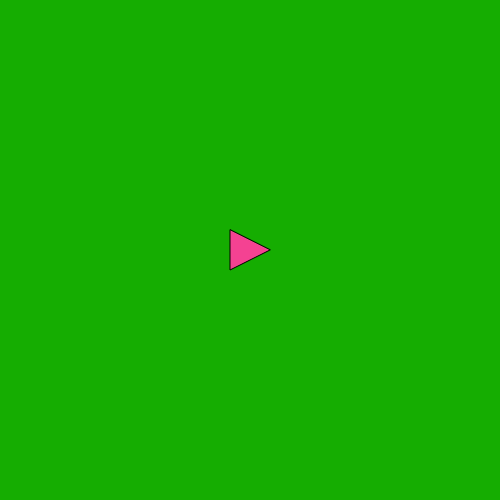
Frame 1 (no input)
Frame 60 (no input): identical to frame 1, image omitted
Frame 120 (the mouse pressed at the canvas centre since frame 60): identical to frame 1, image omitted

The p5.js sketch that drew this single still picture (run headless with seeded random() and noise() and a simulated clock; from frame 60 on, the mouse is pressed at the canvas centre):

// p5.js sketch
// ── sketch.js


function setup() {

	createCanvas(500, 500); 	
	pig = new Pig();


}

function draw() {
	background(21, 173, 1);
	pig.exe();

		
}
function keyPressed() {
	if (keyCode === 32) { //Spacebar
		}
}

function keyReleased() {
	
}
// ── bush.js
function Bush() {
	this.x = 250;
	this.y = 400;
	this.radius = 60;
	this.fruitCount = 0;
	this.maxFruit = 10;
	this.fruitDelay = 0;
	var fruit = new Array(this.maxFruit);


	this.exe = function() {
		this.update();
		this.show();
		if (this.fruitCount > 0) {
			for (i = 0; i < this.fruitCount; i++) {

				fruit[i].exe();
			}
		}
	}


	this.update = function() {

		if (this.fruitCount < this.maxFruit)	{
			if (this.fruitDelay > this.fruitCount*60) {
				fruit[this.fruitCount] = new Fruit(this.x, this.y, this.radius);
				this.fruitCount++;
				this.fruitDelay = 0;
			}
			else {
				this.fruitDelay++
			}
		}
	}

	this.show = function() {
		fill(4, 109, 1);
			
		ellipse(this.x, this.y, this.radius*2, this.radius);
	}


}

// ── fruit.js
function Fruit(bushX,bushY, bushR) {

	this.x = random(bushX - bushR, bushX + bushR);
	this.y = random(bushY - bushR/2, bushY + bushR/2);
	this.radius = 20;

	this.locationPicked = false;
	



	this.exe = function() {
		//this.update();
		this.show();
		/*if (!this.locationPicked) {
			this.pickLocation();
		}
		*/
	}
	/*
	this.pickLocation = function() {
		this.x = random(bushX - bushR, bushX + bushR);
		this.y = random(bushY - bushR/2, bushY + bushR/2);
		if (bush.fruitCount > 1) {
			for (i = 0; i < bush.fruitCount - 1; i++) {
				var d = dist(this.x, this.y, fruit[i].x, fruit[i].y);
				if  (d < 20) {
					this.pickLocation();
				}
			}
		}
		this.locationPicked = true;
	}
	*/

	this.show = function() {
		
		fill(229, 18, 18);

		ellipse(this.x, this.y, this.radius, this.radius);
	}

}
// ── pig.js
function Pig() {
	this.pos = createVector(width/2,height/2);
	this.radius = 20;
	this.heading = 0;
	this.velocity = createVector(0,0);

	



	this.exe = function() {
		this.update();
		this.show();
		this.move();
		
		
	}
	this.move = function() {
		if (keyIsDown(UP_ARROW)) {
			this.thrust();
		}
		if ( (keyIsDown(LEFT_ARROW) || keyIsDown(RIGHT_ARROW) ) && !( (keyIsDown(LEFT_ARROW) && keyIsDown(RIGHT_ARROW) ) ) ) {
			if (keyIsDown(LEFT_ARROW)) {
				this.turn(-.1);
			}
			else if (keyIsDown(RIGHT_ARROW)) {
				this.turn(.1);
			}
		}
		else {
			this.turn(0);
		}
	}

	this.update = function() {
		

		this.pos.add(this.velocity);
		this.velocity.mult(.90);
	}

	this.turn = function(rotation) {
		this.heading += rotation;
	}

	this.thrust = function() {

		var force = p5.Vector.fromAngle(this.heading);
		force.mult(0.4);
		this.velocity.add(force);
		
	}
	this.show = function() {
		push();
		fill(244, 66, 146);
		translate(this.pos.x, this.pos.y);
		rotate(this.heading + PI/2);
		triangle(-this.radius, this.radius, this.radius, this.radius, 0, -this.radius);
		pop();


	}
}
// ── wolf.js
function Wolf(x, y) {
	this.pos = createVector(x, y);
	this.velocity = createVector(0,0);
	this.radius = 25;
	this.heading = PI/2;
	this.turnSpeed = PI/64;
	this.targetHeading = 0;
	this.pursuitRadius = 150;
	
	this.deltaX = (pig.pos.x + (width/2)) - this.pos.x;
	this.deltaY = (this.pos.y - (height/2)) - pig.pos.y;


	this.patrolTime = 0;
	this.patrolCycle = 60;

	this.exe = function() {
		this.update();
		this.draw();
		
		if (this.distFromPig < this.pursuitRadius) {
			this.findTarget();
			this.pursuit();
		}
		else {
			this.patrol();
		}
	}
	this.update = function() {

		this.deltaX = (pig.pos.x + (width/2)) - this.pos.x;
		this.deltaY = (this.pos.y - (height/2)) - pig.pos.y;

		this.distFromPig = Math.sqrt(this.deltaX * this.deltaX + this.deltaY * this.deltaY);

		var force = p5.Vector.fromAngle(this.heading);
			force.mult(.22);
			this.velocity.add(force);
		
		this.pos.add(this.velocity);
		this.velocity.mult(.90);
	}

	this.draw = function() {
		push();
		fill(120);
		
		translate(this.pos.x, this.pos.y);
		rotate(this.heading + PI/2);
		triangle(-this.radius, this.radius, this.radius, this.radius, 0, -this.radius);
		pop();
	}

	this.findTarget = function() {
				
		
		if ((this.deltaX > 0) && (this.deltaY > 0)) {
			this.targetHeading = Math.atan(this.deltaX/this.deltaY) + 3*PI/2;
		}
		else if ((this.deltaX <= 0) && (this.deltaY <= 0)) {
			this.targetHeading = Math.atan(-this.deltaX/-this.deltaY) + PI/2;
		}

		else if ((this.deltaX > 0) && (this.deltaY <= 0)) {
			this.targetHeading = -Math.atan(this.deltaX/-this.deltaY) + PI/2;
		}

		else if ((this.deltaX <= 0) && (this.deltaY > 0)) {
			this.targetHeading = -Math.atan(this.deltaX/-this.deltaY) + 3*PI/2;
		}
	}

	this.pursuit = function() {
		if (this.targetHeading > this.heading) {
			this.heading += this.turnSpeed * 4;
		}
		else {
			this.heading -= this.turnSpeed * 4;
		}

	}

	this.patrol = function() {
		if (this.patrolTime > this.patrolCycle) {
			this.heading += this.turnSpeed;
			this.patrolTime++;
			if (this.patrolTime > this.patrolCycle + 64) this.patrolTime = 0;
			
		}
		else this.patrolTime++;
	

	}

}
